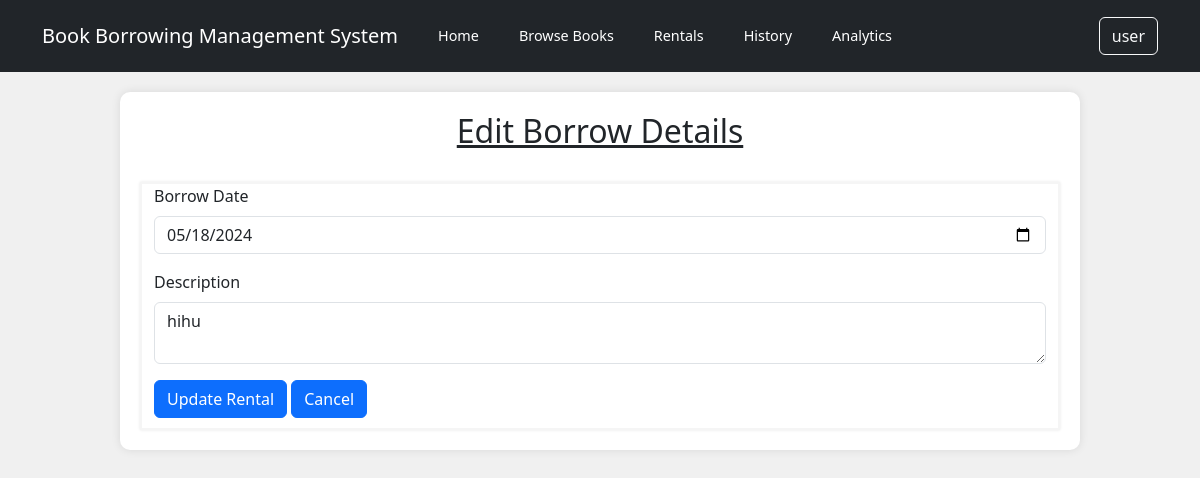
/editRental.php?rentalID=3 (signed in), run on an earlier commit of the app's database.
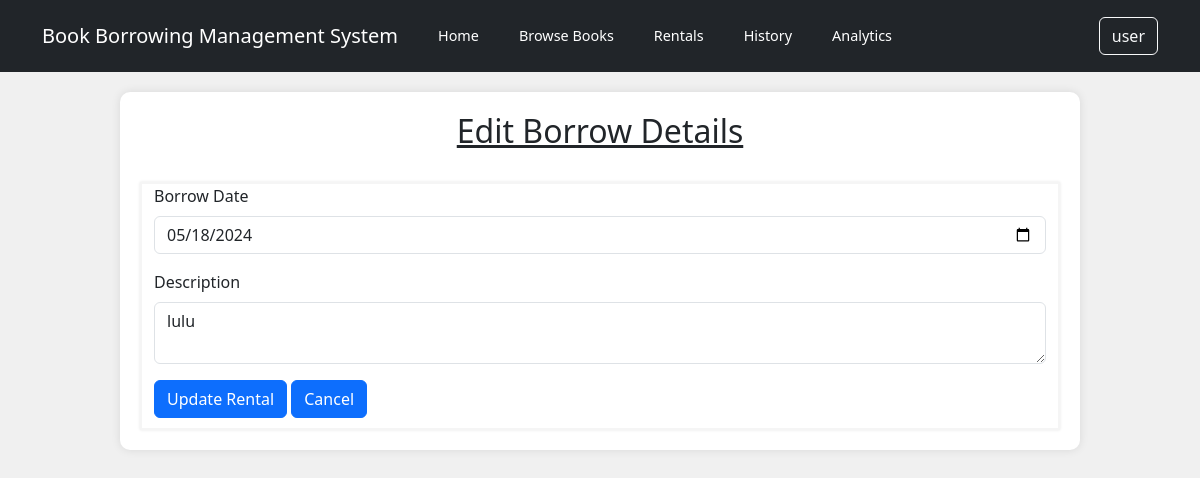
And on a later commit of the database.
### tables this page shows
CREATE TABLE `history` (
  `rental_ID` int(5) NOT NULL,
  `id` int(5) NOT NULL,
  `borrowID` int(5) NOT NULL,
  `status_ID` int(5) NOT NULL,
  `rental_deadline` date NOT NULL,
  `rental_remark` varchar(255) DEFAULT NULL,
  `archived` int(1) NOT NULL
);

CREATE TABLE `borrow` (
  `borrowID` int(5) NOT NULL,
  `bookID` int(5) NOT NULL,
  `userID` int(5) NOT NULL,
  `time` varchar(4) NOT NULL,
  `date` date NOT NULL
);

### editRental.php (the view, shortened to what this page needs)
<?php
include_once "./controllers/db_connection.php";
if (isset($_GET['rentalID']) && is_numeric($_GET['rentalID'])) {
    $rentalID = $_GET['rentalID'];
    $sql = "SELECT h.*, bor.*, bo.bookTitle
            FROM history h
            INNER JOIN borrow bor ON h.borrowID = bor.borrowID
            INNER JOIN book bo ON bor.bookID = bo.id
            WHERE h.rental_ID = ? AND h.archived = 0";
    $stmt = $conn->prepare($sql);
    $stmt->bind_param("i", $rentalID);
    $stmt->execute();
    $result = $stmt->get_result();
    if ($result->num_rows == 1) {
        $rental = $result->fetch_assoc();
    } else {
        echo "Invalid rental ID.";
        exit;
    }
} else {
    echo "Invalid rental ID.";
    exit;
}
?>
<!DOCTYPE html>
<html lang="en">
<head>
    <link href="https://cdn.jsdelivr.net/npm/bootstrap@5.3.3/dist/css/bootstrap.min.css" rel="stylesheet"
>
    <link rel="stylesheet" href="./custom_css/navbar.css">
    <link rel="stylesheet" href="./custom_css/layout.css">
    <link rel="stylesheet" href="./custom_css/bookCatalogue.css">
    <link href='https://unpkg.com/boxicons@2.1.4/css/boxicons.min.css' rel='stylesheet'>
</head>
<body>
    <nav class="navbar navbar-expand-lg navbar-dark bg-dark">
        <div class="container">
            <div class="row">
                <div class="col">
                    <p class="navbar-brand">Book Borrowing Management System</p>
                </div>
                <div class="col">
                    <a class="navbar-brand navbar-link" href="./homepage.php">Home</a>
                </div>
                <div class="col">
                    <a class="navbar-brand navbar-link" href="./bookCatalogue.php">Browse Books</a>
                </div>
                <div class="col">
                    <a class="navbar-brand navbar-link" href="./rentalBook.php">Rentals</a>
                </div>
                <div class="col">
                    <a class="navbar-brand navbar-link" href="./reservationHistory.php">History</a>
                </div>
                <div class="col">
                    <a class="navbar-brand navbar-link" href="./reporting.php">Analytics</a>
                </div>
            </div>
            <form class="d-flex" action="<?php echo htmlspecialchars($_SERVER["PHP_SELF"]); ?>" method="post">
                <div class="dropdown">
                    <button class="btn btn-outline-light" type="button" id="dropdownMenuButton"
                        data-bs-toggle="dropdown" aria-expanded="false">
                        <?php echo htmlspecialchars($_SESSION["username"]); ?>
                    </button>
                </div>
            </form>
        </div>
    </nav>
    <div class="container container-main">
        <h2 style="text-align:center;"><u>Edit Borrow Details</u></h2>
        <br>
        <div class="container container-sub">
            <div class="row">
                <form action="<?php echo htmlspecialchars($_SERVER["PHP_SELF"]) . '?rentalID=' . $rentalID; ?>"
                    method="post">
                    <div class="mb-3">
                        <label for="date" class="form-label">Borrow Date</label>
                        <input type="date" class="form-control" id="date" name="date"
                            value="<?php echo htmlspecialchars($rental['date']); ?>" required>
                    </div>
                    <div class="mb-3">
                        <label for="description" class="form-label">Description</label>
                        <textarea class="form-control" id="description" name="description"
                            required><?php echo htmlspecialchars($rental['rental_remark']); ?></textarea>
                    </div>
                    <button style="margin-bottom: 10px;" type="submit" class="btn btn-primary" name="update">Update Rental</button>
                    <button style="margin-bottom: 10px;" type="button" class="btn btn-primary" onclick="window.location.href='rentalBook.php'">Cancel</button>
                </form>
            </div>
        </div>
</body>
</html>

What changed in the data, as far as the page shows it:
changed history: description "hihu" → "lulu"
